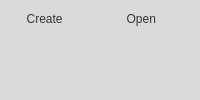
             <widget class="QWidget" name="fileTb">
              <attribute name="title">
               <string>File</string>
              </attribute>
              <layout class="QHBoxLayout" name="horizontalLayout_3">
               <property name="spacing">
                <number>0</number>
               </property>
               <property name="leftMargin">
                <number>0</number>
               </property>
               <property name="topMargin">
                <number>0</number>
               </property>
               <property name="rightMargin">
                <number>0</number>
               </property>
               <property name="bottomMargin">
                <number>0</number>
               </property>
               <item>
                <widget class="QWidget" name="widget_3" native="true">
                 <property name="styleSheet">
                  <string notr="true">background-color: rgb(218, 218, 218);</string>
                 </property>
                 <widget class="QPushButton" name="newModel">
                  <property name="geometry">
                   <rect>
                    <x>20</x>
                    <y>6</y>
                    <width>80</width>
                    <height>25</height>
                   </rect>
                  </property>
                  <property name="styleSheet">
                   <string notr="true">QPushButton{
    border:none;
    font: 75 14px &quot;Arial&quot;;
    color: rgb(51, 51, 51);
	border-image: url(:/Tabwidget/Image/Tabwidget/New-Model.png);
	border-left-width: 26px;
	text-align:left;
}

QPushButton::hover{
	font: 75 14px &quot;Arial&quot;;    
}</string>
                  </property>
                  <property name="text">
                   <string>  Create</string>
                  </property>
                 </widget>
                 <widget class="QPushButton" name="open">
                  <property name="geometry">
                   <rect>
                    <x>120</x>
                    <y>6</y>
                    <width>80</width>
                    <height>26</height>
                   </rect>
                  </property>
                  <property name="styleSheet">
                   <string notr="true">QPushButton{
    border:none;
    font: 75 14px &quot;Arial&quot;;
    color: rgb(51, 51, 51);
	border-image: url(:/Tabwidget/Image/Tabwidget/open.png);
	border-left-width: 26px;
	text-align:left;
}

QPushButton::hover{
	font: 75 14px &quot;Arial&quot;;    
}</string>
                  </property>
                  <property name="text">
                   <string>  Open</string>
                  </property>
                 </widget>
                 <widget class="QPushButton" name="save">
                  <property name="geometry">
                   <rect>
                    <x>220</x>
                    <y>6</y>
                    <width>80</width>
                    <height>26</height>
                   </rect>
                  </property>
                  <property name="styleSheet">
                   <string notr="true">QPushButton{
    border:none;
    font: 75 14px &quot;Arial&quot;;
    color: rgb(51, 51, 51);
	border-image: url(:/Tabwidget/Image/Tabwidget/Save.png);
	border-left-width: 26px;
	text-align:left;
}

QPushButton::hover{
	font: 75 14px &quot;Arial&quot;;    
}</string>
                  </property>
                  <property name="text">
                   <string>  Save</string>
                  </property>
                 </widget>
                 <widget class="QPushButton" name="saveAs">
                  <property name="geometry">
                   <rect>
                    <x>320</x>
                    <y>6</y>
                    <width>90</width>
                    <height>26</height>
                   </rect>
                  </property>
                  <property name="styleSheet">
                   <string notr="true">QPushButton{
    border:none;
    font: 75 14px &quot;Arial&quot;;
    color: rgb(51, 51, 51);
	border-image: url(:/Tabwidget/Image/Tabwidget/Save-as.png);
	border-left-width: 26px;
	text-align:left;
}

QPushButton::hover{
	font: 75 14px &quot;Arial&quot;;    
}</string>
                  </property>
                  <property name="text">
                   <string>  Save As</string>
                  </property>
                 </widget>
                 <widget class="QPushButton" name="print">
                  <property name="geometry">
                   <rect>
                    <x>420</x>
                    <y>6</y>
                    <width>80</width>
                    <height>26</height>
                   </rect>
                  </property>
                  <property name="styleSheet">
                   <string notr="true">QPushButton{
    border:none;
    font: 75 14px &quot;Arial&quot;;
    color: rgb(51, 51, 51);
	border-image: url(:/Tabwidget/Image/Tabwidget/Print.png);
	border-left-width: 26px;
	text-align:left;
}

QPushButton::hover{
	font: 75 14px &quot;Arial&quot;;    
}</string>
                  </property>
                  <property name="text">
                   <string>  Print</string>
                  </property>
                 </widget>
                </widget>
               </item>
              </layout>
             </widget>
